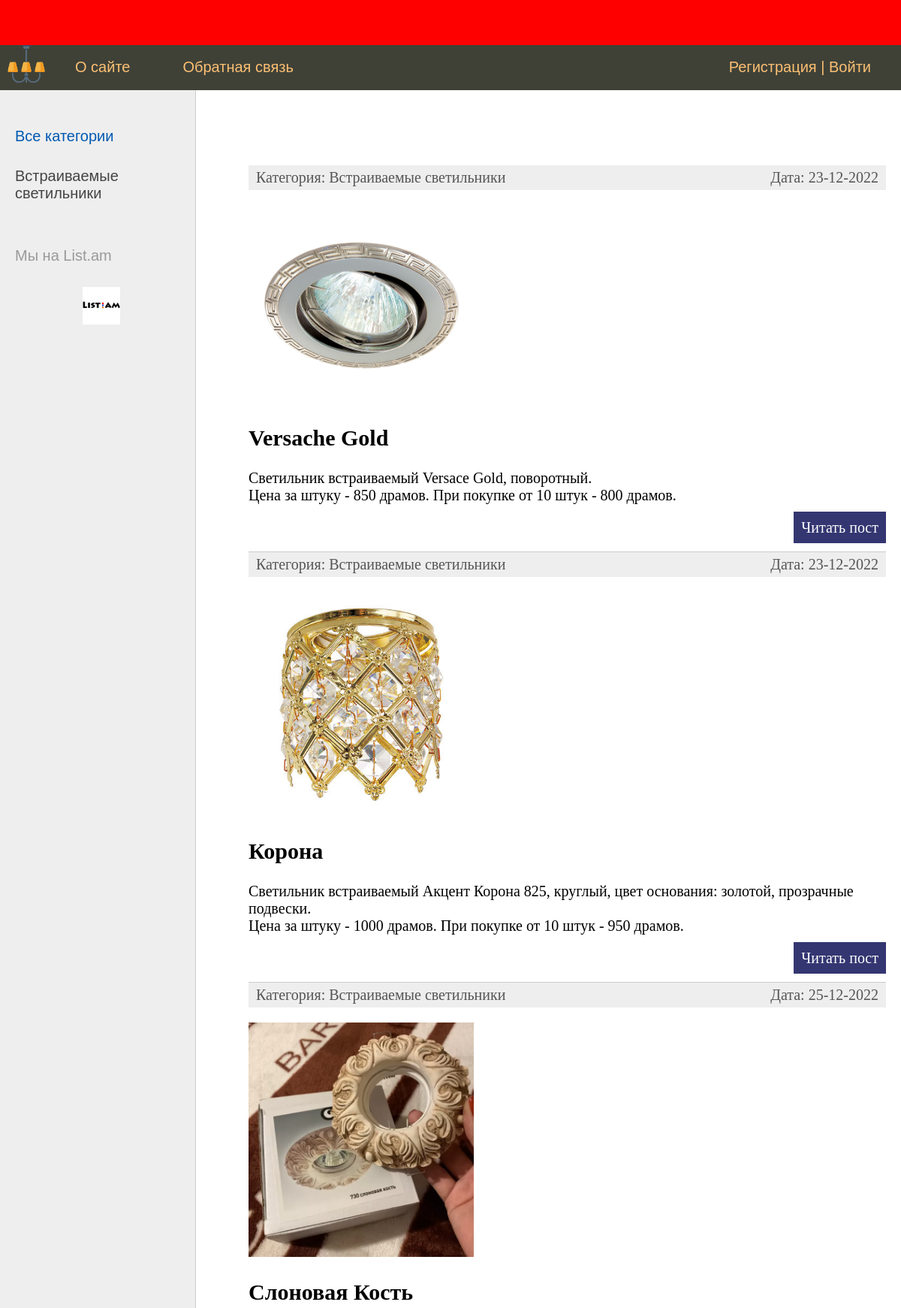
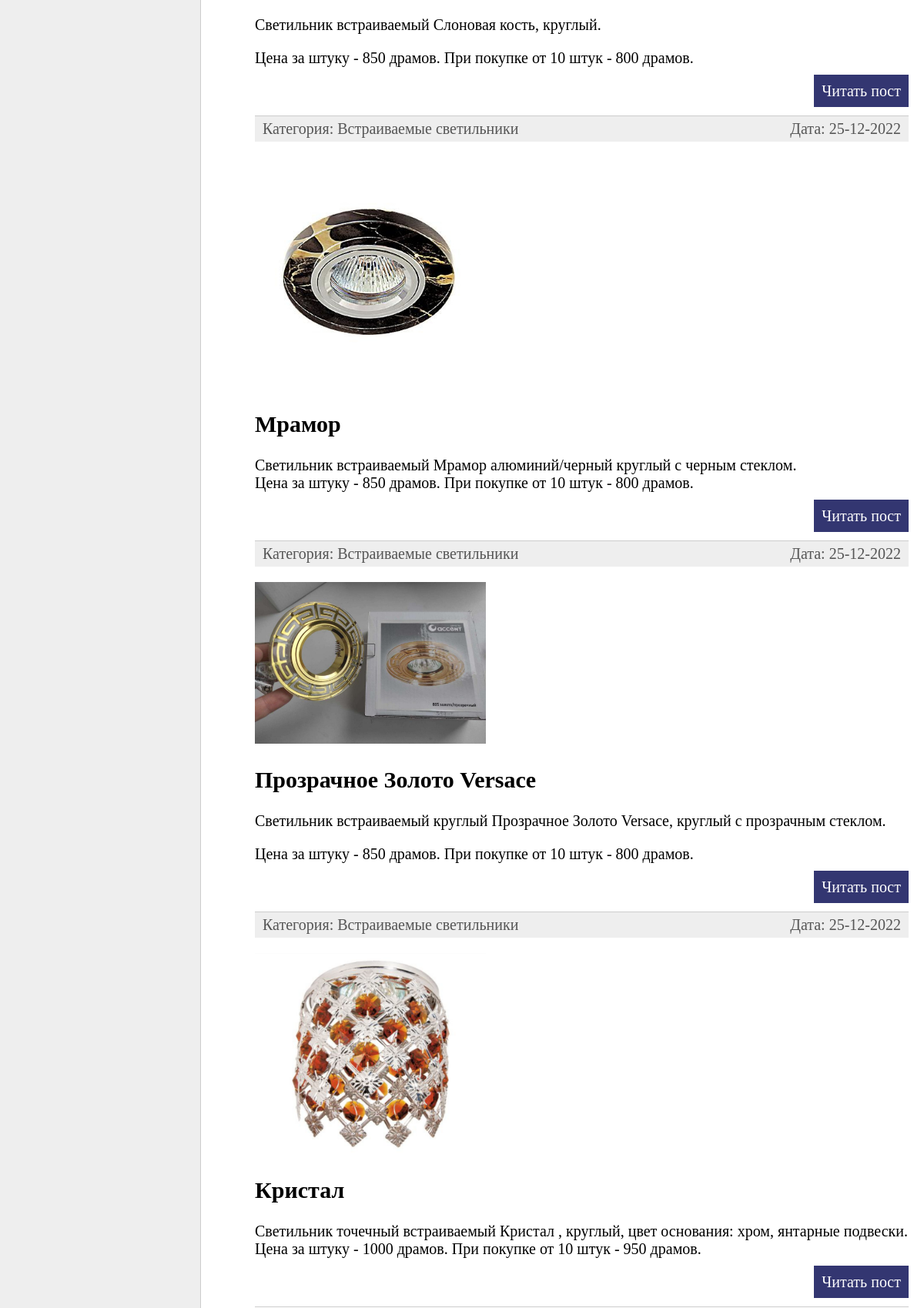
The page / (upper part) on the database its author committed (2 pictures, top to bottom).
### luminaire/models.py (models this page shows, shortened)
class Category(models.Model):
    name = models.CharField(max_length=100, db_index=True, verbose_name="Категория")
    slug = models.SlugField(max_length=255, unique=True, db_index=True, verbose_name='URL')
    def __str__(self):
        return self.name
    def get_absolute_url(self):
        return reverse('category', kwargs={'cat_slug': self.slug})
    class Meta:
        verbose_name='Категория'
        verbose_name_plural='Категория'
        ordering = ['id']

class Luminaire(models.Model):
    title = models.CharField(max_length=255, verbose_name="Название")
    slug = models.SlugField(max_length=255, unique=True, db_index=True, verbose_name='URL')
    content = models.TextField(blank=True, verbose_name="Описание")
    photo = models.ImageField(upload_to='photos/%Y/%m/%d/',  verbose_name="Фото")
    time_create = models.DateTimeField(auto_now_add=True, verbose_name="Время создания")
    time_update = models.DateTimeField(auto_now=True, verbose_name="Время обновления")
    is_published = models.BooleanField(default=True, verbose_name="Опубликовано?")
    cat = models.ForeignKey('Category', on_delete=models.PROTECT, verbose_name="Категория")
    def get_absolute_url(self):
        return reverse('post', kwargs={'post_slug': self.slug})
    class Meta:
        verbose_name='Светильники'
        verbose_name_plural='Светильники'
        ordering = ['id']

### luminaire/views.py (the view)
# urls.py: path('', LuminaireHome.as_view(), name='home'),
class LuminaireHome(DataMixin, ListView):
    model = Luminaire
    template_name = 'luminaire/index.html'
    context_object_name = 'posts'
    def get_context_data(self, *, object_list=None, **kwargs):
        context = super().get_context_data(**kwargs)
        c_def = self.get_user_context(title="Главная страница")
        return dict(list(context.items()) + list(c_def.items()))
    def get_queryset(self):
        return Luminaire.objects.filter(is_published=True).select_related('cat')

### luminaire/utils.py (called while the page is built)
    def get_user_context(self, **kwargs):
        context = kwargs
        cats = Category.objects.annotate(Count('luminaire'))
        user_menu = menu.copy()
        if not self.request.user.is_authenticated:
            user_menu.pop(1)
        context['menu'] = user_menu
        context['cats'] = cats
        if 'cat_selected' not in context:
            context['cat_selected'] = 0
        return context

### luminaire/templates/luminaire/index.html (shortened to what this page needs)
{% extends 'luminaire/base.html' %}
{% block content %}
<ul class="list-articles">
	{% for p in object_list %}
			<li><div class="article-panel">
	<p class="first">Категория: {{p.cat}}</p>
	<p class="last">Дата: {{p.time_update|date:"d-m-Y"}}</p>
</div>
{% if p.photo %}
	<p><img class="img-article-right thumb" src="{{p.photo.url}}"></p>
{% endif %}
				<h2>{{p.title}}</h2>
	{% autoescape on %}
	{{p.content|linebreaks|truncatewords:50}}
	{% endautoescape %}
			<p class="link-read-post"><a href="{{ p.get_absolute_url }}">Читать пост</a></p>
			</li>
	{% endfor %}
</ul>
{% endblock %}

### luminaire/templates/luminaire/base.html (shortened to what this page needs)
{% load static %}
{% load luminaire_tags %}
<!DOCTYPE html>
<html>
<head>
	<link type="text/css" href="{% static 'luminaire/css/styles.css' %}" rel="stylesheet" />
</head>
<body>
<header class="site-header" id="site-header">
	<section class="header-section">
		<div class="container">
			<div class="d-flex align-center justify-space">
				<div class="w-25 logo-col">
				</div>
			</div>
		</div>
	</section>
</header>
<table class="table-page" border=0 cellpadding="0" cellspacing="0">
<tr><td valign=top>
{% block mainmenu %}
		<div class="header">
			<ul id="mainmenu" class="mainmenu">
			<li class="logo"><a href="{% url 'home' %}"><div class="logo"></div></a></li>
{% for m in menu %}
			<li><a href="{% url m.url_name %}">{{m.title}}</a></li>
{% endfor %}
				{% if request.user.is_authenticated %}
			<li class="last">{{user.username}} | <a href="{% url 'logout' %}">Выйти</a></li>
				{% else %}
			<li class="last"><a href="{% url 'register' %}">Регистрация</a> | <a href="{% url 'login' %}">Войти</a></li>
				{% endif %}
			</ul>
		</div>
{% endblock mainmenu %}
<table class="table-content" border=0 cellpadding="0" cellspacing="0">
<tr>
	<td valign="top" class="left-chapters">
	<ul id="leftchapters">
{% if cat_selected == 0 %}
		<li class="selected">Все категории</li>
{% else %}
		<li><a href="{% url 'home' %}">Все категории</a></li>
{% endif %}
{% for c in cats %}
{% if c.luminaire__count > 0 %}
	{% if c.pk == cat_selected %}
		<li class="selected">{{c.name}}</li>
	{% else %}
		<li><a href="{{ c.get_absolute_url }}">{{c.name}}</a></li>
	{% endif %}
{% endif %}
{% endfor %}
		<li class="share">
		<p>Мы на List.am</p>
		<a class="share-yt" href="https://www.list.am/user/2275995" target="_blank" rel="nofollow"></a>
		</li>
	</ul>
</td>
<td valign="top" class="content">
	<div class="content-text">
{% block content %}
{% endblock %}
	</div>
</td></tr></table>
</td></tr>
</table>
</body>
</html>

### luminaire/static/luminaire/css/styles.css (style rules this page uses)
html, body { font-family: 'Arial'; margin: 0; padding: 0; height: 100%; width: 100%; color: #444; }
a { color: #0059b2; text-decoration: none; }
img { max-width: 300px; height: auto; }
p.link-read-post { text-align: right; }
p.link-read-post a { padding: 10px; min-width: 100px; background: #333671; color: #fff; text-decoration: none; }
div.article-panel { background: #eee; padding: 5px 10px 5px 10px; box-sizing border-box; overflow: hidden; color: #555; }
div.article-panel p.first { margin: 0; float: left; }
div.article-panel p.last { margin: 0; float: right; }
ul.list-articles { list-style: none; margin: 0; padding: 0; }
ul.list-articles li { border-bottom: 1px solid #ccc; }
.table-page { width: 100%; height: 100%; vertical-align: top; }
.table-page tr { height: 100%; }
.header { background: #3F4137; height: 60px; }
.logo { background: url('../images/lamp-svgrepo-com.svg'); width: 70px; height: 50px; background-repeat: no-repeat; background-size: contain; background-position: center center; }
ul.mainmenu { list-style: none; margin: 0; padding: 0; height: 60px; color: #fdc071; font-size: 20px; overflow: hidden; }
ul.mainmenu li { float: left; margin: 18px 40px 0 30px; }
ul.mainmenu li.logo { margin: 0; }
ul.mainmenu li.last { float: right; }
ul.mainmenu li a { color: #fdc073; text-decoration: none; }
.table-content { width: 100%; min-height: 100%; height: 100%; }
.left-chapters { margin: 0; background: #eee; border-right: 1px solid #ccc; min-height: 100%; }
.left-chapters ul { width: 230px; min-height: 100%; margin: 0; padding: 20px 10px 10px 20px; list-style: none; font-size: 20px; }
.left-chapters ul li { margin: 30px 0 0 0; color: #999; }
.left-chapters ul li.selected { color: #0059b2; }
.left-chapters ul li a { color: #444; text-decoration: none; }
.left-chapters ul li.share { margin: 60px 0 0 0; }
.left-chapters ul li.share p { margin: 30px 0 30px 0; }
.left-chapters ul li.share a { display: inline-block; width: 40px; height: 40px; margin: 0 20px 0 0; }
.left-chapters ul li.share a.share-yt { width: 100%; height: 50px; background-image: url('../images/listamam.png'); background-repeat: no-repeat; background-size: contain; background-position: center center; }
.content { padding: 40px 20px 20px 40px; width: 100%; box-sizing: border-box; }
.content-text { margin: 60px 0 0 30px; color: #000; font-size: 20px; font-family: Yandex Sans Display Light; }
.site-header { min-height: 60px; width: 100%; background-color: red; }

### rows shown on the page
Category: name "Встраиваемые светильники"
Luminaire: cat "Встраиваемые светильники", time_update "23-12-2022", photo (picture), title "Versache Gold", content "Светильник встраиваемый Versace Gold, поворотный. Цена за штуку - 850 драмов. При покупке от 10 штук - 800 драмов."
Luminaire: cat "Встраиваемые светильники", time_update "23-12-2022", photo (picture), title "Корона", content "Светильник встраиваемый Акцент Корона 825, круглый, цвет основания: золотой, прозрачные подвески. Цена за штуку - 1000 драмов. При покупке от 10 штук - 950 драмов."
Luminaire: cat "Встраиваемые светильники", time_update "25-12-2022", photo (picture), title "Слоновая Кость", content "Светильник встраиваемый Слоновая кость, круглый. Цена за штуку - 850 драмов. При покупке от 10 штук - 800 драмов."
Luminaire: cat "Встраиваемые светильники", time_update "25-12-2022", photo (picture), title "Мрамор", content "Светильник встраиваемый Мрамор алюминий/черный круглый с черным стеклом. Цена за штуку - 850 драмов. При покупке от 10 штук - 800 драмов."
Luminaire: cat "Встраиваемые светильники", time_update "25-12-2022", photo (picture), title "Прозрачное Золото Versace", content "Светильник встраиваемый круглый Прозрачное Золото Versace, круглый с прозрачным стеклом. Цена за штуку - 850 драмов. При покупке от 10 штук - 800 драмов."
Luminaire: cat "Встраиваемые светильники", time_update "25-12-2022", photo (picture), title "Кристал", content "Светильник точечный встраиваемый Кристал , круглый, цвет основания: хром, янтарные подвески. Цена за штуку - 1000 драмов. При покупке от 10 штук - 950 драмов."

### other values the page prints
{{ m.title }} "О сайте" "Обратная связь"
